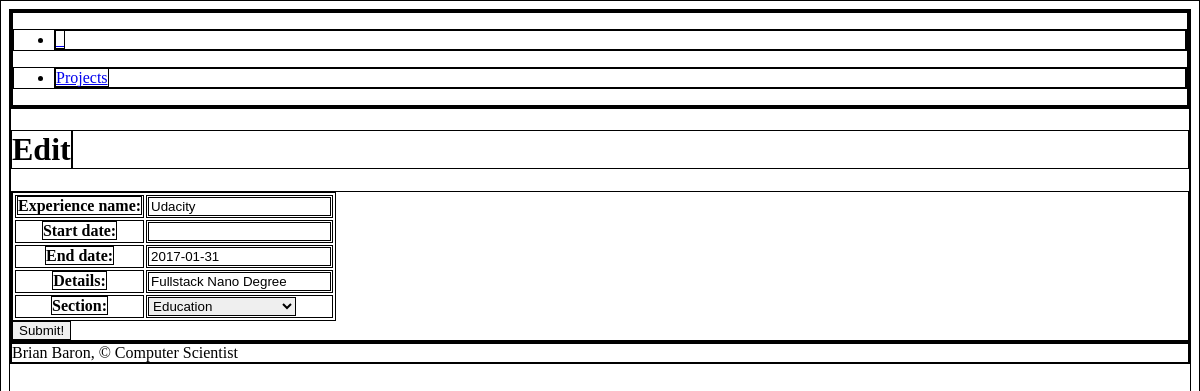
Page /education_experience/2/update/ on the committed database.
### resume/models.py (models this page shows, shortened)
class Education_Experience(models.Model):
    experience_name = models.CharField(max_length=100)
    start_date = models.DateField(null=True, blank=True)
    end_date = models.DateField()
    details = models.CharField(max_length=500)
    section = models.ForeignKey(Section, on_delete=models.CASCADE)

### resume/views.py (the view)
# urls.py: path('education_experience/<int:pk>/update/', views.EducationExperienceUpdate.as_view(), name='education_experience_update'),
class EducationExperienceUpdate(UpdateView):
    model = Education_Experience
    fields = '__all__'
    success_url = '/'

### resume/models.py (called while the page is built)
    def __str__(self):
        return self.name

### resume/templates/resume/education_experience_form.html (shortened to what this page needs)
{% extends 'base.html' %}
{% block content %}
  {% if object %}
    <h1>Edit <span class="teal-text">{{object.name}}</span></h1>
  {% else %}
    <h1>Add Section</h1>
  {% endif %}
  <form action="" method="post">
    <table>
      {{ form.as_table }}
    </table>
    <input type="submit" value="Submit!" class="btn">
  </form>
{% endblock %}

### resume/static/css/style.css (style rules this page uses)
body { display: flex; min-height: 100vh; flex-direction: column; }
* { border: solid black 1px; }

### rows in the picture
Education_Experience: experience_name "Udacity", end_date "2017-01-31", details "Fullstack Nano Degree", section "Education"
